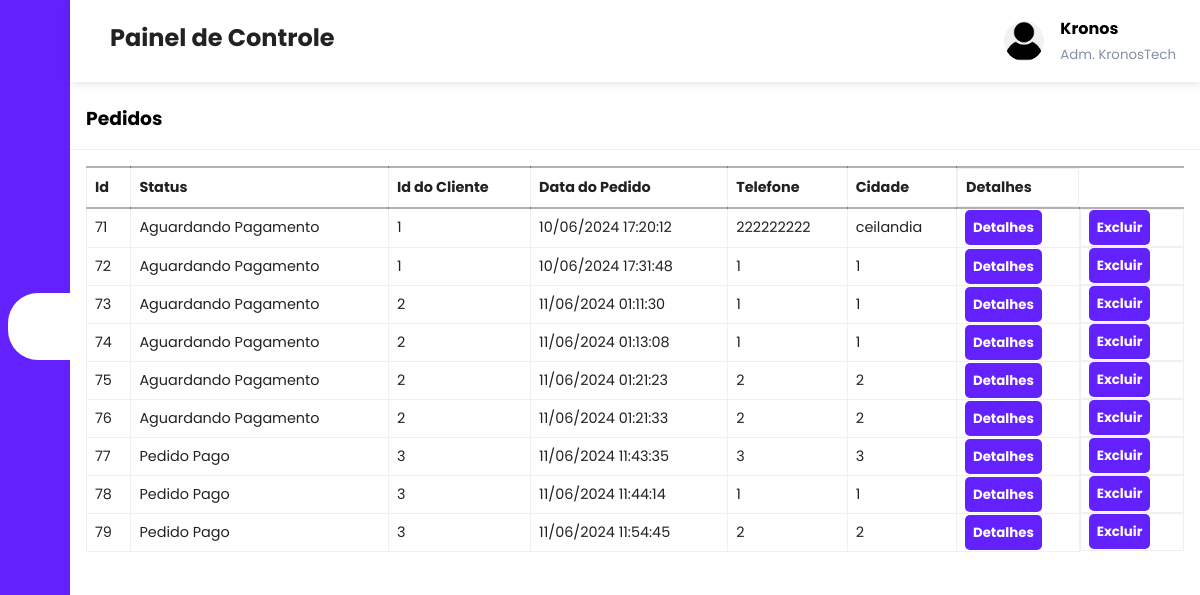
The app's page /admin/orders.php (signed in) with its own data.
### tables this page shows
CREATE TABLE `orders` (
  `order_id` int(11) NOT NULL,
  `order_cost` decimal(6,2) NOT NULL,
  `order_status` varchar(100) NOT NULL DEFAULT 'on_hold',
  `user_id` int(11) NOT NULL,
  `user_phone` text NOT NULL,
  `user_city` varchar(255) NOT NULL,
  `user_address` varchar(255) NOT NULL,
  `order_date` datetime NOT NULL DEFAULT current_timestamp()
);

### admin/orders.php (the view, shortened to what this page needs)
<?php
include('../server/connection.php');
if (isset($_GET['page_no']) && $_GET['page_no'] != "") {
    $page_no = $_GET['page_no'];
} else {
    $page_no = 1;
}
$total_records_per_page = 10;
$offset = ($page_no - 1) * $total_records_per_page;
$stmt2 = $conn->prepare("SELECT * FROM orders LIMIT ?, ?");
$stmt2->bind_param("ii", $offset, $total_records_per_page);
$stmt2->execute();
$orders = $stmt2->get_result();
?>
<?php include('header.php') ?>
<div class="recent-grid">
        <div class="projects">
            <div class="card">
                <div class="card-header">
                    <h3>Pedidos</h3>
                </div>
                <div class="card-body">
                    <div class="table-responsive">
                        <table width="100%" class="orders-table">
                            <thead>
                                <tr>
                                    <td>Id</td>
                                    <td>Status</td>
                                    <td>Id do Cliente</td>
                                    <td>Data do Pedido</td>
                                    <td>Telefone</td>
                                    <td>Cidade</td>
                                    <td>Detalhes</td>
                                </tr>
                            </thead>
                            <tbody>
                                <?php while($order = $orders->fetch_assoc()) { ?>
                                    <tr>
                                        <td><?php echo $order['order_id']; ?></td>
                                        <td><?php echo $order['order_status']; ?></td>
                                        <td><?php echo $order['user_id']; ?></td>
                                        <td><?php echo date('d/m/Y H:i:s', strtotime($order['order_date']));?></td>
                                        <td><?php echo $order['user_phone']; ?></td>
                                        <td><?php echo $order['user_city']; ?></td>
                                        <td><button><a class="btn btn-primary" href="view_order.php?order_id=<?php echo $order['order_id']; ?>">Detalhes</a></button></td>
                                        <td><button><a class="btn btn-danger">Excluir</a></button></td>
                                    </tr>
                                <?php } ?>
                            </tbody>
                        </table>
                    </div>
                </div>
            </div>
        </div>
</body>
</html>

### admin/styles.css (style rules this page uses)
:root { --main-color: #6321fe; --color-dark: #1d2231; --text-grey: #8390a2; }
* { padding: 0; margin: 0; box-sizing: border-box; list-style-type: none; text-decoration: none; font-family: "Poppins", sans-serif; }
.recent-grid { margin-top: 5.5rem; }
.card { background: #fff; border-radius: 5px; }
.card-header, .card-body { padding: 1rem; }
.card-header { display: flex; justify-content: space-between; align-items: center; border-bottom: 1px solid #f0f0f0; font-weight: bold; }
table { border-collapse: collapse; }
thead tr { border-top: 2px solid rgba(0, 0, 0, 0.3); border-bottom: 2px solid rgba(0, 0, 0, 0.3) }
.orders-table td { border: 1px solid #f0f0f0; padding: 8px; text-align: left; }
thead td { font-weight: 700; }
td { padding: 0.5rem 1rem; font-size: 0.9rem; color: #222; }
tr td:last-child { display: flex; align-items: center; }
.table-responsive { width: 100%; overflow-x: auto; }
.btn { background-color: #6321fe; color: #fff; padding: 8px; border-radius: 5px; border: none; font-weight: bold; transition: 0.4s ease; }
button { border: none; }

### records on screen
orders: order_id "71", order_status "Aguardando Pagamento", user "1", order_date "10/06/2024 17:20:12", user_phone "222222222", user_city "ceilandia"
orders: order_id "72", order_status "Aguardando Pagamento", user "1", order_date "10/06/2024 17:31:48", user_phone "1", user_city "1"
orders: order_id "73", order_status "Aguardando Pagamento", user "2", order_date "11/06/2024 01:11:30", user_phone "1", user_city "1"
orders: order_id "74", order_status "Aguardando Pagamento", user "2", order_date "11/06/2024 01:13:08", user_phone "1", user_city "1"
orders: order_id "75", order_status "Aguardando Pagamento", user "2", order_date "11/06/2024 01:21:23", user_phone "2", user_city "2"
orders: order_id "76", order_status "Aguardando Pagamento", user "2", order_date "11/06/2024 01:21:33", user_phone "2", user_city "2"
orders: order_id "77", order_status "Pedido Pago", user "3", order_date "11/06/2024 11:43:35", user_phone "3", user_city "3"
orders: order_id "78", order_status "Pedido Pago", user "3", order_date "11/06/2024 11:44:14", user_phone "1", user_city "1"
orders: order_id "79", order_status "Pedido Pago", user "3", order_date "11/06/2024 11:54:45", user_phone "2", user_city "2"

### other values on screen
$_SESSION['admin_name'] "Kronos"
